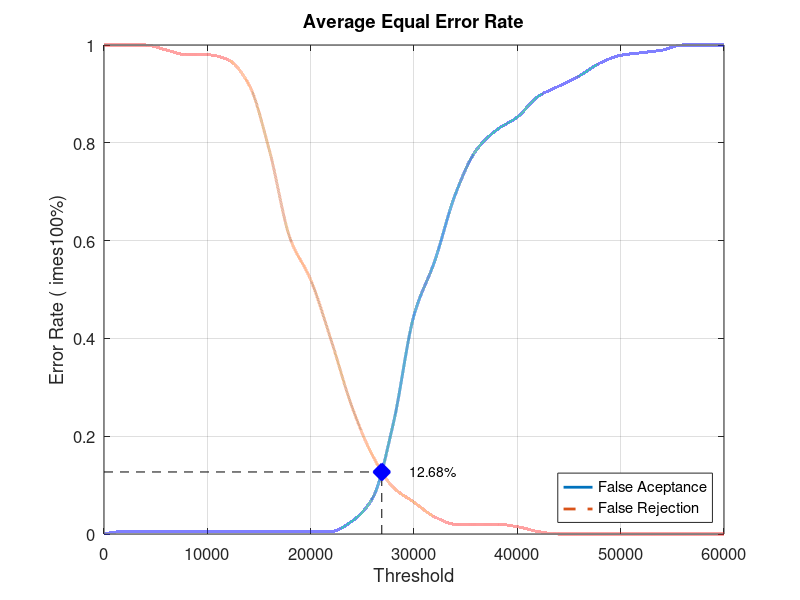
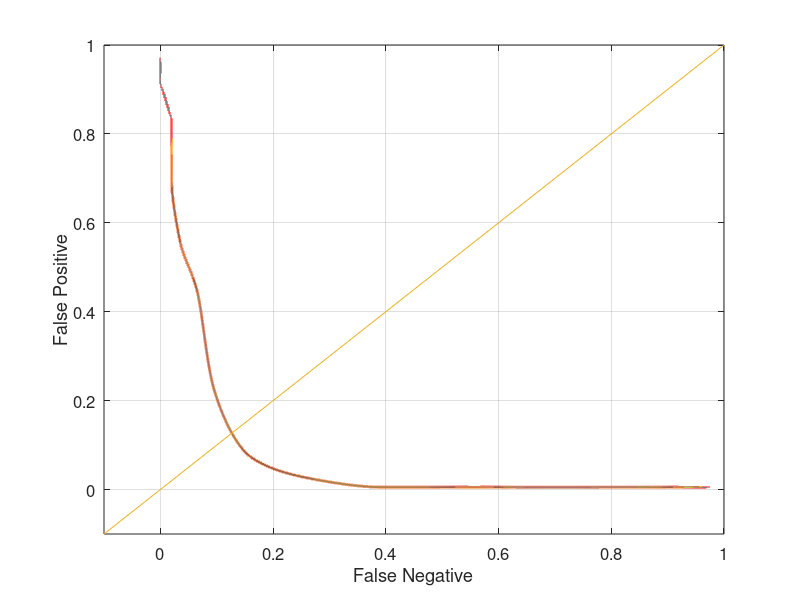

These figures' MATLAB source, in order:
close all;
clear;
clc;
x = 0:2000:60000;
xq = 0:0.5:60000;

y0 = [0 0.00526316 0.00526316 0.00526316 0.00526316 0.00526316 0.00526316 0.00526316 0.00526316 0.00526316 0.00526316 0.00526316 0.0263158 0.0736842 0.226316 0.447368 0.557895 0.694737 0.784211 0.826316 0.852632 0.894737 0.915789 0.936842 0.963158 0.978947 0.984211 0.989474 1 1 1]
yy0 = interp1(x, y0, xq, 'pchip');
y1 = [1 1 1 0.99 0.98 0.98 0.97 0.92 0.785 0.605 0.52 0.395 0.26 0.16 0.095 0.065 0.035 0.02 0.02 0.02 0.015 0.005 0 0 0 0 0 0 0 0 0]
yy1 = interp1(x, y1, xq, 'pchip');

% Calculating EER: 
y2 = abs(y0 - y1);
find(y2 == min(y2))
yy2 = abs(yy0 - yy1);
xEER = find(yy2 == min(yy2));
xEERIndex = xq(xEER) % X-axis EER
yEER = yy0(xEER) % Y-axis EER

main = figure
plot(xq, yy0,'-','LineWidth', 2);	hold on
plot(xq, yy1,'--','LineWidth', 2);	hold on
plot([xEERIndex xEERIndex], [0 yEER], 'k--');	hold on
plot([0 xEERIndex], [yEER yEER], 'k--');	hold on
plot(xEERIndex, yEER, 'bx', 'LineWidth', 10);	hold on
text(xEERIndex + 10 * xEERIndex / 100, yEER, [num2str(round((10000 * yEER)) / 100) '%'])
legend('False Aceptance', 'False Rejection', 'Location', 'SouthEast')
xlabel('Threshold')
ylabel('Error Rate (	imes100%)')
title('Average Equal Error Rate')
set(gca, 'FontSize', 12)
axis([0 60000 0 1])
grid on

print(main, 'Database3_2Main', '-dpng');
FNRxFPR = figure('Color', [1 1 1]);
plot(yy1, yy0, '-', yy1, yy0, 'LineWidth', 2);
hold on
y = -0.1:0.1:1
plot(y, y); 
set(gca, 'FontSize', 12)
xlabel('False Negative')
ylabel('False Positive')
axis([-0.1 1 -0.1 1])
set(gca, 'FontSize', 12)
grid on

print(FNRxFPR, 'Database3_2FNRxFPR','-dpng');
